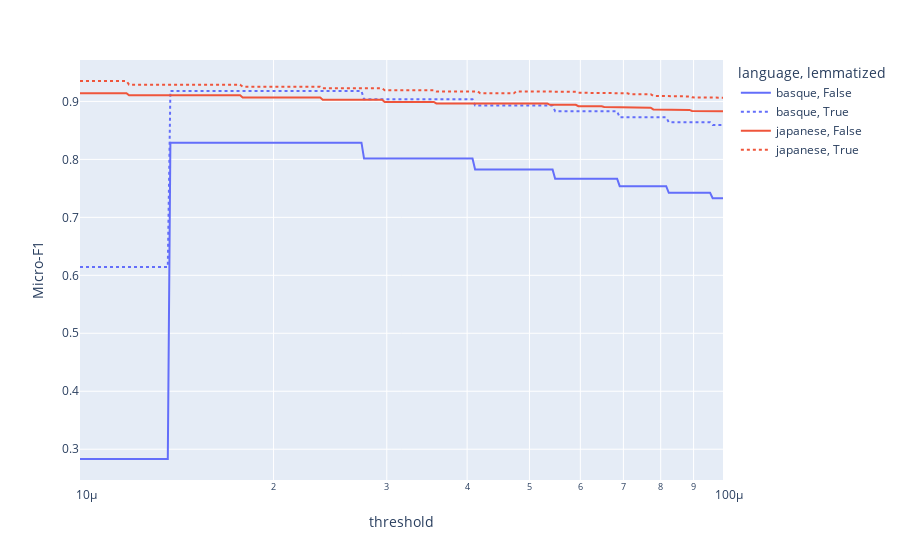

Write notebook code for a chart like this one.
### Markdown cell above
#### Analysis of the optimization results

### Code cell
# Generate a dataframe with the results
optimization_data = []
for value, score in zip(basque_optimization_results['search_space'], basque_optimization_results['results']):
    optimization_data.append({'language': 'basque', 'lemmatized': False, 'threshold': value, 'Micro-F1': score})
for value, score in zip(basque_lemmatized_optimization_results['search_space'], basque_lemmatized_optimization_results['results']):
    optimization_data.append({'language': 'basque', 'lemmatized': True, 'threshold': value, 'Micro-F1': score})
for value, score in zip(japanese_optimization_results['search_space'], japanese_optimization_results['results']):
    optimization_data.append({'language': 'japanese', 'lemmatized': False, 'threshold': value, 'Micro-F1': score})
for value, score in zip(japanese_lemmatized_optimization_results['search_space'], japanese_lemmatized_optimization_results['results']):
    optimization_data.append({'language': 'japanese', 'lemmatized': True, 'threshold': value, 'Micro-F1': score})

optimization_df = pd.DataFrame(optimization_data)

# Plot the results
fig = px.line(optimization_df, x='threshold', y='Micro-F1', color='language', line_dash='lemmatized', log_x=True)
fig.show()

### Figure 1 — Plotly figure (JSON) as saved in the notebook; plotly's stock layout.template omitted (floating-point values rounded to 4 significant figures; data arrays with more than 128 entries replaced by an {"elided": "..."} marker saying what was removed)
{"data": [{"hovertemplate": "language=basque<br>lemmatized=False<br>threshold=%{x}<br>Micro-F1=%{y}<extra></extra>", "legendgroup": "basque, False", "line": {"color": "#636efa", "dash": "solid"}, "marker": {"symbol": "circle"}, "mode": "lines", "name": "basque, False", "orientation": "v", "showlegend": true, "x": {"elided": "250 float values"}, "xaxis": "x", "y": {"elided": "250 float values"}, "yaxis": "y", "type": "scatter"}, {"hovertemplate": "language=basque<br>lemmatized=True<br>threshold=%{x}<br>Micro-F1=%{y}<extra></extra>", "legendgroup": "basque, True", "line": {"color": "#636efa", "dash": "dot"}, "marker": {"symbol": "circle"}, "mode": "lines", "name": "basque, True", "orientation": "v", "showlegend": true, "x": {"elided": "250 float values"}, "xaxis": "x", "y": {"elided": "250 float values"}, "yaxis": "y", "type": "scatter"}, {"hovertemplate": "language=japanese<br>lemmatized=False<br>threshold=%{x}<br>Micro-F1=%{y}<extra></extra>", "legendgroup": "japanese, False", "line": {"color": "#EF553B", "dash": "solid"}, "marker": {"symbol": "circle"}, "mode": "lines", "name": "japanese, False", "orientation": "v", "showlegend": true, "x": {"elided": "250 float values"}, "xaxis": "x", "y": {"elided": "250 float values"}, "yaxis": "y", "type": "scatter"}, {"hovertemplate": "language=japanese<br>lemmatized=True<br>threshold=%{x}<br>Micro-F1=%{y}<extra></extra>", "legendgroup": "japanese, True", "line": {"color": "#EF553B", "dash": "dot"}, "marker": {"symbol": "circle"}, "mode": "lines", "name": "japanese, True", "orientation": "v", "showlegend": true, "x": {"elided": "250 float values"}, "xaxis": "x", "y": {"elided": "250 float values"}, "yaxis": "y", "type": "scatter"}], "layout": {"xaxis": {"anchor": "y", "domain": [0.0, 1.0], "title": {"text": "threshold"}, "type": "log"}, "yaxis": {"anchor": "x", "domain": [0.0, 1.0], "title": {"text": "Micro-F1"}}, "legend": {"title": {"text": "language, lemmatized"}, "tracegroupgap": 0}, "margin": {"t": 60}}}
